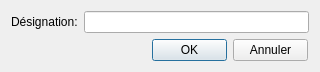
<?xml version="1.0" encoding="UTF-8"?>
<ui version="4.0">
 <class>BDNouveauTypeDeChambre</class>
 <widget class="QDialog" name="BDNouveauTypeDeChambre">
  <property name="geometry">
   <rect>
    <x>0</x>
    <y>0</y>
    <width>320</width>
    <height>69</height>
   </rect>
  </property>
  <property name="windowTitle">
   <string>Dialog</string>
  </property>
  <layout class="QGridLayout" name="gridLayout">
   <item row="1" column="1">
    <layout class="QFormLayout" name="formLayout">
     <property name="formAlignment">
      <set>Qt::AlignRight|Qt::AlignTop|Qt::AlignTrailing</set>
     </property>
     <property name="rightMargin">
      <number>7</number>
     </property>
     <item row="0" column="1">
      <widget class="QPushButton" name="btn_annuler">
       <property name="maximumSize">
        <size>
         <width>75</width>
         <height>23</height>
        </size>
       </property>
       <property name="text">
        <string>Annuler</string>
       </property>
      </widget>
     </item>
     <item row="0" column="0">
      <widget class="QPushButton" name="btn_ok">
       <property name="maximumSize">
        <size>
         <width>75</width>
         <height>23</height>
        </size>
       </property>
       <property name="text">
        <string>OK</string>
       </property>
       <property name="default">
        <bool>true</bool>
       </property>
      </widget>
     </item>
    </layout>
   </item>
   <item row="0" column="0">
    <widget class="QLabel" name="label">
     <property name="text">
      <string>Désignation:</string>
     </property>
    </widget>
   </item>
   <item row="0" column="1">
    <widget class="QLineEdit" name="lineEditDesignation"/>
   </item>
  </layout>
 </widget>
 <resources/>
 <connections/>
</ui>
